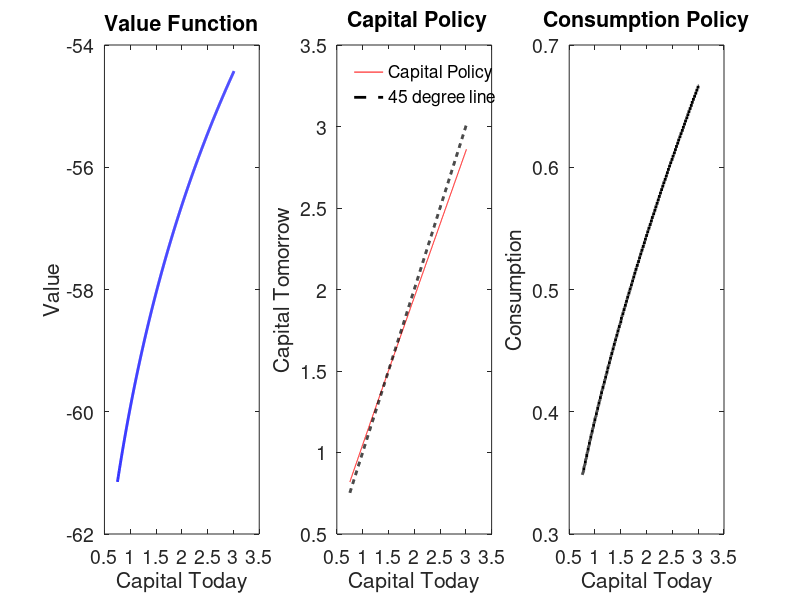
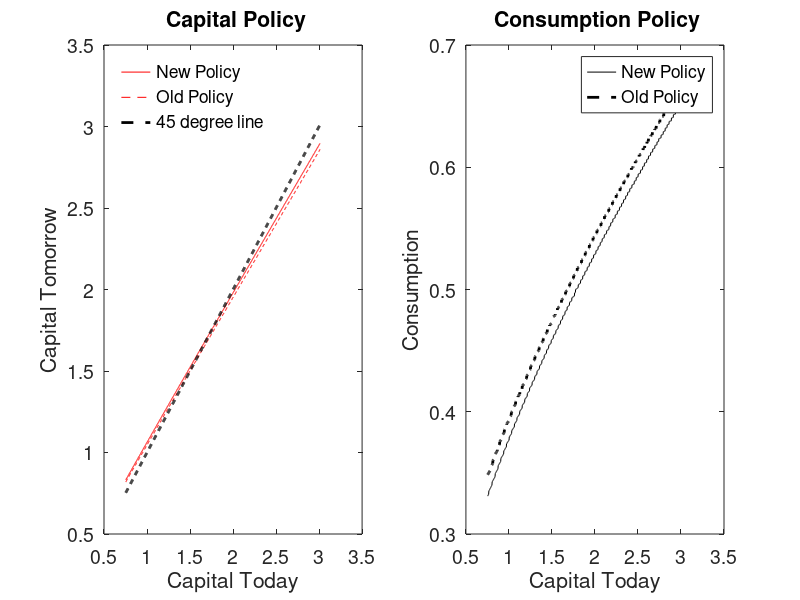
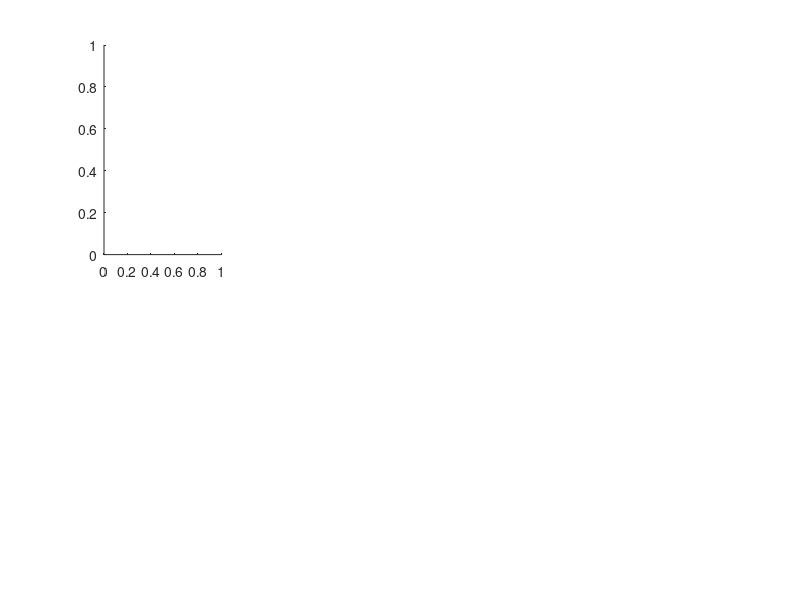

Write the MATLAB code that produced these figures, in order. (Note: this script raises an error after producing the figures.)
%%%%%%%%%%%%%%%%%%%%%%%%%%%%%%%%%%%%%%%%%
% Solves the Planner's problem using VFI %
% Matt Hong and Pascual Restrepo, EC 702 Fall 2020
% Edits Hannah Rhodenhiser Fall 2021
% Edits by Veronica Perez for PSet 5 EC 702 Pascual Restrepo
%%%%%%%%%%%%%%%%%%%%%%%%%%%%%%%%%%%%%%%%%%
close all; clear; clc;

%reference: Stokey_Lucas_1989 5.1
% model to be solved
% V(k) = max_{kp<=f(k)+(1-delta)k} [ u(c) + beta V(kprime) ]
% BC: c + kprime = f(k) + (1-delta)*k
% prod function: f(k)=k^alpha*ell^(1-alpha)
% utility function: u(c) = c^(1-gamma) / (1-gamma)

%start tracking timing
tic; 
disp('%%%%%%%%%%%%%%%%%%%')
disp('Solving the planners problem')
disp(' ')

%%%%%%%%%%%%%%%%%%%%%%%%%%%%%%%%%%%%%%%%%%%%%%%%%%%%%%%%%%%%%%%%%%%%%%%%%%
%%%%%%%%%%%%%%%%%%%%%%% THIS BLOCK SETS UP THE MODEL %%%%%%%%%%%%%%%%%%%%%%
%%%%%%%%%%%%%%%%%%%%%%%%%%%%%%%%%%%%%%%%%%%%%%%%%%%%%%%%%%%%%%%%%%%%%%%%%%%

vfmaxit = 1000; %max number of VF iterations
vftol = 1e-7;       %tolerance on Bellman equation, in percentages

T=100;                    %final period for transition
transitspan=0:T-1; %time span for transition


%model parameters (note, this is parametrized in a way such that one unit
%of time is a year)
gamma=1.5;  %this means that there is a low willingness to subs c over time
delta=0.06;
alpha=0.3;
beta=0.95;
ell=1;      %normalization

%exact SS quantities
Abar=(1/beta-1+delta)/alpha;
Abar;
A=0.5;

%exact SS quantities
%Hannahs for kss:
% kss=(A*alpha/(1/beta-1+delta))^(1/(1-alpha))*ell; % my equation is different:
kss=((1/beta-1+delta)/(alpha*A))^(1/(alpha-1))*ell;
Rss=A*alpha*(kss/ell)^(alpha-1);
Wss=A*(1-alpha)*(kss/ell)^(alpha);
rss=1/beta-1;
%investment in ss:
Iss=delta*kss;
%c in ss
Css=A*kss^(alpha)*(ell)^(1-alpha) - kss*delta;
%output
Yss=A*kss^(alpha)*(ell)^(1-alpha);

%define grid
kmin=kss*0.5;
kmax=kss*2;
knum=1000;
K0=linspace(kmin,kmax,knum);

%%%%%%%%%%%%%%%%%%%%%%%%%%%%%%%%%%%%%%%%%%%%%%%%%%%%%%%%%%%%%%%%%%%%%%%%%%%
%%%%%%%%%%%%% THIS BLOCK SETS UP AND SOLVES THE VALUE FUNCTION %%%%%%%%%%%%
%%%%%%%%%%%%%%%%%%%%%%%%%%%%%%%%%%%%%%%%%%%%%%%%%%%%%%%%%%%%%%%%%%%%%%%%%%%

%compute return function (utility function). We use meshgrid
[kp,k]=meshgrid(K0);
Glow=zeros(knum, knum);
Gmax=A*k.^alpha*ell^(1-alpha)+(1-delta)*k;
kp(kp>=Gmax | kp<Glow)=NaN; %restrict control variable to feasible set
utility=(A*k.^alpha*ell^(1-alpha)+(1-delta)*k-kp).^(1-gamma)/(1-gamma);
% In utility matrix, rows represent the state (capital
%today) columns are the control (capital tomorrow).

%initialize the policy and VF arrays
Vold = zeros(knum,1);   %this will store old VF
V = zeros(knum,1);      %this will store new VF
kprimeind=zeros(knum,1);

disp('%%%%')
disp('Starting VFI now')
disp(' ')

for vfit = 1:vfmaxit
    %form Bellman equation
    RHSMAT = utility + beta*repmat(Vold',knum,1);
   	[V,kprimeind] = max(RHSMAT,[],2); % a column vector containing max in each row
    absdiff=abs(V-Vold);
    vferr = max(absdiff); %maximum absolute error
    if (mod(vfit,50)==1)
        disp(['VF error = ' num2str(vferr) ' on VF iteration ' num2str(vfit) '.'])
    end
       %exit if converged
    if (vferr<vftol)
        disp(['VFI complete at iteration ' num2str(vfit) '.'])
        break; 
    end
    %if not converged, then Vold <- V, and redo
    Vold = V;
end
toc;
disp('%%%%')
disp(' ')

Kpol = K0(kprimeind); %capital policy function
Cpol = A*K0.^alpha*ell^(1-alpha) + (1-delta)*K0 - Kpol;

%%%%%%%%%%%%%%%%%%%%%%%%%%%%%%%%%%%%%%%%%%%%%%%%%%%%%%%%%%%
% PLOT POLICY FUNCTIONS AND VERIFY THEY MATCH THE SLIDES %%
%%%%%%%%%%%%%%%%%%%%%%%%%%%%%%%%%%%%%%%%%%%%%%%%%%%%%%%%%%%
lwidnum = 2;    %line width on graphs
fsizenum = 14;  %font size on graphs

policy=figure; 
subplot(1,3,1)
plot(K0,V,'b','LineWidth',lwidnum)
xlabel('Capital Today')
ylabel('Value');
title('Value Function')
set(gca,'FontSize',fsizenum)

subplot(1,3,2)
plot(K0,Kpol,'r',K0,K0,'k--', 'LineWidth',lwidnum)
xlabel('Capital Today')
ylabel('Capital Tomorrow')
title(' Capital Policy')
legend('Capital Policy','45 degree line','Location','NorthWest');
legend boxoff;
set(gca,'FontSize',fsizenum)

subplot(1,3,3)
plot(K0,Cpol,'k','LineWidth',lwidnum)
xlabel('Capital Today')
ylabel('Consumption');
title('Consumption Policy')
set(gca,'FontSize',fsizenum)

%%%%%%%%%%%%%%%%%%%%%%%%%%%%%%%%%%%%%%%%%%%%%%%%%%%%%%%%%%%%%%%%%%%%%%%%%%%
% THIS BLOCK COMPUTES THE TRANSITION FROM AN ARBITRARY INITIAL CONDITION %%
%%%%%%%%%%%%%%%%%%%%%%%%%%%%%%%%%%%%%%%%%%%%%%%%%%%%%%%%%%%%%%%%%%%%%%%%%%%

kstart=0.5*kss;                 %initial condition---half of steady state
[~,kindex]=min(abs(K0-kstart)); %grid point closer to initial condition
kinit=K0(kindex);               %point in grid closer to kstart as initial condition

ktransit=zeros(T,1); %preallocate the capital transition vector
ktransit(1)=kinit;   %first entry of capital transition is initial condition
for it=2:T
    ktransit(it)=Kpol(K0==kinit); %get from the grid the initial value and apply the PF
    kinit=ktransit(it);           %update initial capital value
end

%transition for other interesting equilibrium objects
Wtransit=A*(1-alpha)*(ktransit/ell).^(alpha); %transition for wages
Rtransit=A*alpha*(ktransit/ell).^(alpha-1);   %transition for Rental rate
rtransit=Rtransit-delta;                    %transition for Rental rate
%transit values
Itransit=delta*ktransit;
Ctransit=A*ktransit.^(alpha)*(ell)^(1-alpha) - ktransit*delta;
Ytransit=A*ktransit.^(alpha)*(ell)^(1-alpha);

% transition=figure;
% subplot(2,4,1)
% plot(transitspan,ktransit,'b--','LineWidth',lwidnum)
% line([transitspan(1) transitspan(end)],[kss,kss],'Color',[1 0 0],'LineStyle','--')
% xlabel('Time')
% ylabel('Capital');
% title('Transition for Capital')
% legend('Capital','KSS','Location','SouthEast');
% legend boxoff;
% set(gca,'FontSize',fsizenum)

% subplot(2,4,2)
% plot(transitspan,Rtransit,'b--','LineWidth',lwidnum)
% line([transitspan(1) transitspan(end)],[Rss,Rss],'Color',[1 0 0],'LineStyle','--')
% xlabel('Time')
% ylabel('Rental Rate');
% title('Transition for Rental Rate')
% legend('Rental Rate','RSS','Location','NorthEast');
% legend boxoff;
% set(gca,'FontSize',fsizenum)

% subplot(2,4,3)
% plot(transitspan,rtransit,'b--','LineWidth',lwidnum)
% line([transitspan(1) transitspan(end)],[rss,rss],'Color',[1 0 0],'LineStyle','--')
% xlabel('Time')
% ylabel('Interest Rate');
% title('Transition for Interest Rate')
% legend('Interest Rate','rSS','Location','NorthEast');
% legend boxoff;
% set(gca,'FontSize',fsizenum)

% subplot(2,4,4)
% plot(transitspan,Wtransit,'b--','LineWidth',lwidnum)
% line([transitspan(1) transitspan(end)],[Wss,Wss],'Color',[1 0 0],'LineStyle','--')
% xlabel('Time')
% ylabel('Real Wage');
% title('Transition for Real Wage')
% legend('Real Wage','Wss','Location','SouthEast');
% legend boxoff;
% set(gca,'FontSize',fsizenum)

% investment Itransit Iss
% subplot(2,4,5)
% plot(transitspan,Itransit,'b--','LineWidth',lwidnum)
% line([transitspan(1) transitspan(end)],[Iss,Iss],'Color',[1 0 0],'LineStyle','--')
% xlabel('Time')
% ylabel('Investment');
% title('Transition for Investment')
% legend('Investment','Iss','Location','SouthEast');
% legend boxoff;
% set(gca,'FontSize',fsizenum)


% consumption Ctransit Css
% subplot(2,4,6)
% plot(transitspan,Ctransit,'b--','LineWidth',lwidnum)
% line([transitspan(1) transitspan(end)],[Css,Css],'Color',[1 0 0],'LineStyle','--')
% xlabel('Time')
% ylabel('Consumption');
% title('Transition for Consumption')
% legend('Consumption','Css','Location','SouthEast');
% legend boxoff;
% set(gca,'FontSize',fsizenum)

% Output Ytransit Yss
% subplot(2,4,7)
% plot(transitspan,Ytransit,'b--','LineWidth',lwidnum)
% line([transitspan(1) transitspan(end)],[Yss,Yss],'Color',[1 0 0],'LineStyle','--')
% xlabel('Time')
% ylabel('Output');
% title('Transition for Output')
% legend('Output','Yss','Location','SouthEast');
% legend boxoff;
% set(gca,'FontSize',fsizenum)



%%%%%%%%%%%%%%%%%%%%%%%%%%%%%%%%%%%%%%%%%%%%%%%%%%%%%%%%%%%%%%%%%%%%%%%%%
%%%%%%%%%%%%%%%%%%%%%%% TRANSITIONAL DYNAMICS FOLLOWING A SHOCK %%%%%%%%%%
%%%%%%%%%%%%%%%%%%%%%%% THIS IS NEW MATERIAL                    %%%%%%%%%%
%%%%%%%%%%%%%%%%%%%%%%%%%%%%%%%%%%%%%%%%%%%%%%%%%%%%%%%%%%%%%%%%%%%%%%%%%%

%Note:  in this example, we consider an increase in alpha by 10%
%new model parameters (this is the place to include your shocks)    %
%note also that after shocks, VF changes, so we need to recompute it%
alpha=alpha*1.1;

%new exact SS quantities
%hannas eq, mine is different
% kss_new=(A*alpha/(1/beta-1+delta))^(1/(1-alpha))*ell; 
% my equation is different:
kss_new=((1/beta-1+delta)/(A*alpha))^(1/(alpha-1))*ell;
Rss_new=A*alpha*(kss_new/ell)^(alpha-1);
Wss_new=A*(1-alpha)*(kss_new/ell)^(alpha);
rss_new=1/beta-1;
%investment in ss:
Iss_new=delta*kss_new;
%c in ss
Css_new=A*kss_new^(alpha)*(ell)^(1-alpha) - kss_new*delta;
%output
Yss_new=A*kss_new^(alpha)*(ell)^(1-alpha);



%%%%%%%%%%%%%%%%%%%%%%%%%%%%%%%%%%%%%%%%%%%%%%%%%%%%%%%%%%%%%%%%%%%%%%%%%%%%%%%
%%%%%%%%%%%%% THIS BLOCK SETS UP AND SOLVES THE NEW VALUE FUNCTION %%%%%%%%%%%%
%%%%%%%%%%%%%%%%%%%%%%%%%%%%%%%%%%%%%%%%%%%%%%%%%%%%%%%%%%%%%%%%%%%%%%%%%%%%%%%

%compute return function (utility function). We use meshgrid
[kp,k]=meshgrid(K0);
Glow=zeros(knum, knum);
Gmax=A*k.^alpha*ell^(1-alpha)+(1-delta)*k;
kp(kp>=Gmax | kp<Glow)=NaN; %restrict control variable to feasible set
utility=(A*k.^alpha*ell^(1-alpha)+(1-delta)*k-kp).^(1-gamma)/(1-gamma);

%initialize the policy and VF arrays (note: we can initialize at V---the
%current value function before the shock)
Vold = V; %this will store real value of old VF
kprimeind=zeros(knum,1);

disp('%%%%')
disp('Second VFI')
disp(' ')

for vfit = 1:vfmaxit
    %form Bellman equation
    RHSMAT = utility + beta*repmat(Vold',knum,1);
   	[V,kprimeind] = max(RHSMAT,[],2);
    absdiff=abs(V-Vold);
    vferr = max(absdiff); %maximum absolute error
    if (mod(vfit,50)==1)
        disp(['VF error = ' num2str(vferr) ' on VF iteration ' num2str(vfit) '.'])
    end
       %exit if converged
    if (vferr<vftol)
        disp(['VFI complete at iteration ' num2str(vfit) '.'])
        break; 
    end
    %if not converged, then Vold <- V, and redo
    Vold = V;
end

toc;
disp('%%%%')
disp(' ')

% obtain the new policy functions %
Kpol_new = K0(kprimeind); %real values of capital policy function
Cpol_new = A*K0.^alpha*ell^(1-alpha) + (1-delta)*K0 - Kpol_new;

%%%%%%%%%%%%%%%%%%%%%%%%%%%%%%%%%%%%%%%%%%%%%%%%
% COMPARISSON OF NEW AND OLD POLICY FUNCTIONS %%
%%%%%%%%%%%%%%%%%%%%%%%%%%%%%%%%%%%%%%%%%%%%%%%%

policy_comparisson=figure; 
subplot(1,2,1)
plot(K0,Kpol_new,'r', K0,Kpol,'--r', K0,K0,'k--', 'LineWidth',lwidnum)
xlabel('Capital Today')
ylabel('Capital Tomorrow')
title(' Capital Policy')
legend('New Policy', 'Old Policy', '45 degree line','Location','NorthWest');
legend boxoff;
set(gca,'FontSize',fsizenum)

subplot(1,2,2)
plot(K0,Cpol_new,'k',K0,Cpol,'--k','LineWidth',lwidnum)
xlabel('Capital Today')
ylabel('Consumption');
legend('New Policy', 'Old Policy');
title(' Consumption Policy')
set(gca,'FontSize',fsizenum)

%%%%%%%%%%%%%%%%%%%%%%%%%%%%%%%%%%%%%%%%%%%%%%%%%%%%%%%%%%%%%%%%%%%%%%%%%%%%%%
% THIS BLOCK COMPUTES THE TRANSITION FROM THE STEADY STATE BEFORE THE SHOCK %%
%%%%%%%%%%%%%%%%%%%%%%%%%%%%%%%%%%%%%%%%%%%%%%%%%%%%%%%%%%%%%%%%%%%%%%%%%%%%%%

kstart=kss;                     %initial condition---past steady state
[~,kindex]=min(abs(K0-kstart)); %grid point closer to initial condition
kinit=K0(kindex);               %point in grid closer to kstart as initial condition

ktransit=zeros(T,1);    %preallocate the capital transition vector
ktransit(1)=kinit;      %first entry of capital transition is initial condition
for it=2:T
    ktransit(it)=Kpol_new(K0==kinit); %get from the grid the initial value and apply the PF
    kinit=ktransit(it); %update initial capital value
end

%transition for other interesting equilibrium objects
Wtransit=A*(1-alpha)*(ktransit/ell).^(alpha); %transition for wages
Rtransit=A*alpha*(ktransit/ell).^(alpha-1); %transition for Rental rate
rtransit=Rtransit-delta; %transition for Rental rate
%transit values
Itransit=delta*ktransit;
Ctransit=A*ktransit.^(alpha)*(ell)^(1-alpha) - ktransit*delta;
Ytransit=A*ktransit.^(alpha)*(ell)^(1-alpha);

%includes some points before the shock to capture the pre-shock st st %
transitspan=[-10 0 transitspan];
ktransit=[kss kss ktransit'];
Wtransit=[Wss Wss Wtransit'];
Rtransit=[Rss Rss Rtransit'];
rtransit=[rss rss rtransit'];
Itransit=[Iss Iss Itransit'];
Ctransit=[Css Css Ctransit'];
Ytransit=[Yss Yss Ytransit'];

transition_new=figure('Position', get(0, 'Screensize'));
set(transition_new, 'Color', 'white');  % Set the figure background color to white
subplot(2,4,1)
sgtitle('Alpha Shock; A = 0.5');
plot(transitspan,ktransit,'b--','LineWidth',lwidnum)
line([transitspan(1) transitspan(end)],[kss_new,kss_new],'Color',[1 0 0],'LineStyle','--')
xlabel('Time')
ylabel('Capital');
title('Transition for Capital')
legend('Capital','New st st','Location','SouthEast');
legend boxoff;
set(gca,'FontSize',fsizenum)

subplot(2,4,2)
plot(transitspan,Rtransit,'b--','LineWidth',lwidnum)
line([transitspan(1) transitspan(end)],[Rss_new,Rss_new],'Color',[1 0 0],'LineStyle','--')
xlabel('Time')
ylabel('Rental Rate');
title('Transition for Rental Rate')
legend('Rental Rate','New st st','Location','NorthEast');
legend boxoff;
set(gca,'FontSize',fsizenum)

subplot(2,4,3)
plot(transitspan,rtransit,'b--','LineWidth',lwidnum)
line([transitspan(1) transitspan(end)],[rss_new,rss_new],'Color',[1 0 0],'LineStyle','--')
xlabel('Time')
ylabel('Interest Rate');
title('Transition for Interest Rate')
legend('Interest Rate','New st st','Location','NorthEast');
legend boxoff;
set(gca,'FontSize',fsizenum)

subplot(2,4,4)
plot(transitspan,Wtransit,'b--','LineWidth',lwidnum)
line([transitspan(1) transitspan(end)],[Wss_new,Wss_new],'Color',[1 0 0],'LineStyle','--')
xlabel('Time')
ylabel('Real Wage');
title('Transition for Real Wage')
legend('Real Wage','New st st','Location','SouthEast');
legend boxoff;
set(gca,'FontSize',fsizenum)


% investment Itransit Iss
subplot(2,4,5)
plot(transitspan,Itransit,'b--','LineWidth',lwidnum)
line([transitspan(1) transitspan(end)],[Iss_new,Iss_new],'Color',[1 0 0],'LineStyle','--')
xlabel('Time')
ylabel('Investment');
title('Transition for Investment')
legend('Investment','New st st','Location','SouthEast');
legend boxoff;
set(gca,'FontSize',fsizenum)


% consumption Ctransit Css
subplot(2,4,6)
plot(transitspan,Ctransit,'b--','LineWidth',lwidnum)
line([transitspan(1) transitspan(end)],[Css_new,Css_new],'Color',[1 0 0],'LineStyle','--')
xlabel('Time')
ylabel('Consumption');
title('Transition for Consumption')
legend('Consumption','New st st','Location','SouthEast');
legend boxoff;
set(gca,'FontSize',fsizenum)

% Output Ytransit Yss
subplot(2,4,7)
plot(transitspan,Ytransit,'b--','LineWidth',lwidnum)
line([transitspan(1) transitspan(end)],[Yss_new,Yss_new],'Color',[1 0 0],'LineStyle','--')
xlabel('Time')
ylabel('Output');
title('Transition for Output')
legend('Output','New st st','Location','SouthEast');
legend boxoff;
set(gca,'FontSize',fsizenum)

saveas(transition_new,"q_2_3.png")
% saveas(transition_new,"/Users/veronica/Dropbox/Apps/Overleaf/Macro_EC_702_PS_cd0814_jayinliu_vcperez/figures/PS_5_q_2_3.png")



